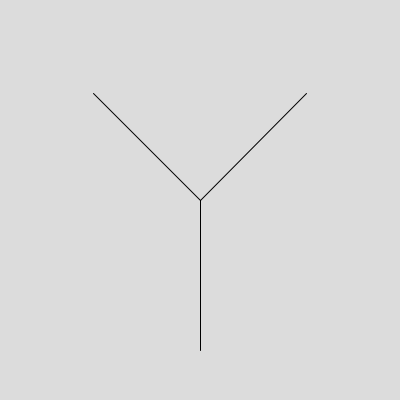
Frame 1 (no input)
Frame 60 (the mouse pressed at the canvas centre just before this capture): identical to frame 1, image omitted
Frame 120 (the mouse held since frame 60 and released just before this capture): identical to frame 1, image omitted

The Processing sketch that drew this single still picture (run headless with seeded random() and noise(); from frame 60 on, the mouse is pressed at the canvas centre):

// Processing sketch: Tree
// ── Tree.pde
int i = 0;
final int W = 400;
final int H = 400;
float[] p0 = { W / 2, H - 50 };
float[] p1 = { W / 2, 50 };
float branchAngleA = PI / 4;
float branchAngleB = PI / 4;
float trunkRatio = 0.5;

void setup() {
  size(400, 400);
}

void draw() {
  background(220);
  tree(p0, p1, i);
}

float randomRange(float min, float max) {
    return random(min, max);
}

void mouseClicked() {
    tree(p0, p1, i);
    i++;
};

void tree(float[] p0, float[] p1, int limit) {
    float dx = p1[0] - p0[0];
    float dy = p1[1] - p0[1];
    float dist = sqrt(dx * dx + dy * dy);
    float angle = atan2(dy, dx);
    float branchLength = dist * (1 - trunkRatio);
    float[] pA = {
            p0[0] + dx * trunkRatio,
            p0[1] + dy * trunkRatio
        };
    float[] pB = {
            pA[0] + cos(angle + branchAngleA) * branchLength,
            pA[1] + sin(angle + branchAngleA) * branchLength
        };
    float[] pC = {
            pA[0] + cos(angle - branchAngleB) * branchLength,
            pA[1] + sin(angle - branchAngleB) * branchLength
        };

			line(p0[0], p0[1], pA[0], pA[1]);

    if (limit > 0) {
        tree(pA, pC, limit - 1);
        tree(pA, pB, limit - 1);
    } else {
        line(pB[0], pB[1], pA[0], pA[1]);
        line(pA[0], pA[1], pC[0], pC[1]);
    }
}
